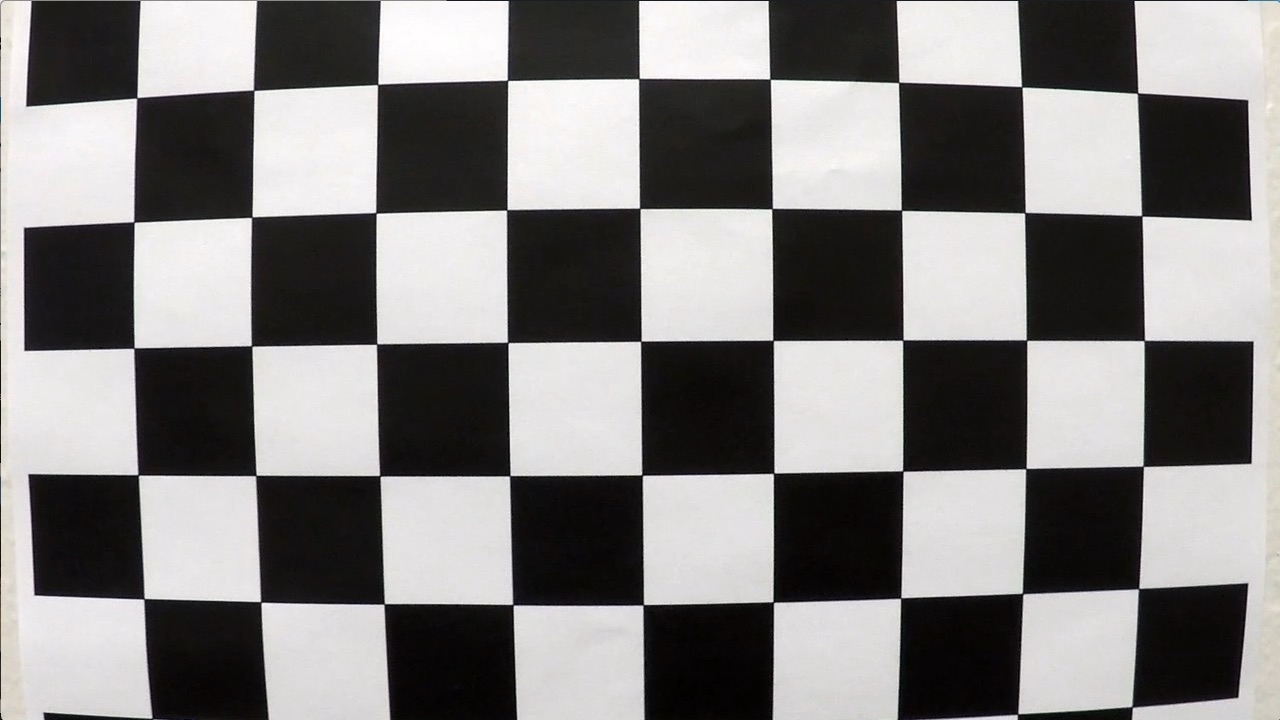
#> input picture camera_cal/calibration1.jpg, 1280 x 720 px; its folder holds 5 pictures in this run
$ jupyter execute --allow-errors Adv_Lane_Finding.ipynb   (shell and % lines are left out)   (Python 2 division)   (older library calls are emulated)
#> lines starting #> are read from the running program, lines starting #| are printed output that depends on the picture; after the words box and inside, x2 and y2 are one past the last pixel; in counts of white or black regions, pixels touching at a corner belong together
#> further down, img is the input picture: shape (720, 1280, 3); mean R, G, B 130.1, 128.4, 127.8
#> `ret,corners = cv2.findChessboardCorners(gray,(9,6),None)`: ret = False; corners = None
# Advanced Lane Finding

## Extracting images for camera calibration

[cell 1]
import glob
import matplotlib.pyplot as plt
import matplotlib.image as mpimg
import numpy as np
import cv2

images_list=glob.glob('./camera_cal/calibration*.jpg')

obj_pts = [] #3-D points in the real world space
img_pts = [] #2-D points on the image plane

objp = np.zeros((9*6,3),np.float32)
objp[:,:2] =np.mgrid[0:9,0:6].T.reshape(-1,2)

#> (the rest of this cell did not finish here and is left out)

### Undistort images

[cell 2]
test_img = mpimg.imread('./camera_cal/calibration1.jpg')
gray = cv2.cvtColor(test_img,cv2.COLOR_RGB2GRAY)
plt.figure()
plt.imshow(test_img)
ret,mtx,dist,rvecs,tvecs=cv2.calibrateCamera(obj_pts,img_pts,gray.shape[::-1],None,None)
#> ret = 0.68; mtx = [[1143.7, 0, 681.7], [0, 1109.2, 367.7], [0, 0, 1]]; dist = [[-0.515, 2.99, -0.00876, 0.00937, 1.41]]; rvecs = ([0.451, -0.252, 0.0361],); tvecs = ([-2.31, -0.422, 19.12],)
undistort = cv2.undistort(test_img,mtx,dist,None,mtx)
plt.figure()
plt.imshow(undistort)

## Color and Gradient Thrsholding

[cell 3]
def abs_sobel_thresh(img, orient='x', sobel_kernel=3, thresh=(0, 255)):
    gray = cv2.cvtColor(img,cv2.COLOR_RGB2GRAY)
    if orient == 'x':
        sobel = cv2.Sobel(gray,cv2.CV_64F,1,0,ksize=sobel_kernel)
    else:
        sobel = cv2.Sobel(gray,cv2.CV_64F,0,1,ksize=sobel_kernel)
    abs_sobel = np.absolute(sobel)
    scaled_sobel = np.uint8(255*abs_sobel/np.max(abs_sobel))
    binary_out = np.zeros_like(scaled_sobel)
    binary_out[(scaled_sobel >= thresh[0]) & (scaled_sobel <= thresh[1])] = 1
    return binary_out

def mag_thresh(img, sobel_kernel=3, mag_thresh=(0, 255)):
    gray = cv2.cvtColor(img,cv2.COLOR_RGB2GRAY)
    sobelx = cv2.Sobel(gray,cv2.CV_64F,1,0,ksize=sobel_kernel)
    sobely = cv2.Sobel(gray,cv2.CV_64F,0,1,ksize=sobel_kernel)
    grad_mag = np.sqrt((sobelx**2) + (sobely**2))
    scaled_gradmag = np.uint8(255*grad_mag/np.max(grad_mag))
    binary_out = np.zeros_like(scaled_gradmag)
    binary_out[(scaled_gradmag >= mag_thresh[0]) & (scaled_gradmag <= mag_thresh[1])] = 1
    return binary_out

def dir_threshold(img, sobel_kernel=3, thresh=(0, np.pi/2)):
    gray=cv2.cvtColor(img,cv2.COLOR_RGB2GRAY)
    sobelx=cv2.Sobel(gray,cv2.CV_64F,1,0,ksize=sobel_kernel)
    sobely=cv2.Sobel(gray,cv2.CV_64F,0,1,ksize=sobel_kernel)
    abs_sobelx=np.absolute(sobelx)
    abs_sobely=np.absolute(sobely)
    dir_grad=np.arctan2(abs_sobely,abs_sobelx)
    binary_out=np.zeros_like(dir_grad)
    binary_out[(dir_grad>=thresh[0]) & (dir_grad<=thresh[1])]=1
    return binary_out

def color_threshold(img,thresh1=(0,255),thresh2=(0,255)):
    hls_img = cv2.cvtColor(img,cv2.COLOR_RGB2HLS)
    s_channel = hls_img[:,:,2]
    s_binary = np.zeros_like(s_channel)
    s_binary[(s_channel >= thresh1[0]) & (s_channel <= thresh1[1])] = 1

    hsv_img = cv2.cvtColor(img,cv2.COLOR_RGB2HSV)
    v_channel = hsv_img[:,:,2]
    v_binary = np.zeros_like(v_channel)
    v_binary[(v_channel >= thresh2[0]) & (v_channel <= thresh2[1])] = 1

    binary_out = np.zeros_like(v_channel)
    binary_out[(s_binary == 1) & (v_binary == 1)] = 1
#     binary_out = s_binary

    return binary_out

# [5 lines of commented-out code are left out]

image = mpimg.imread('./test_images/test4.jpg')
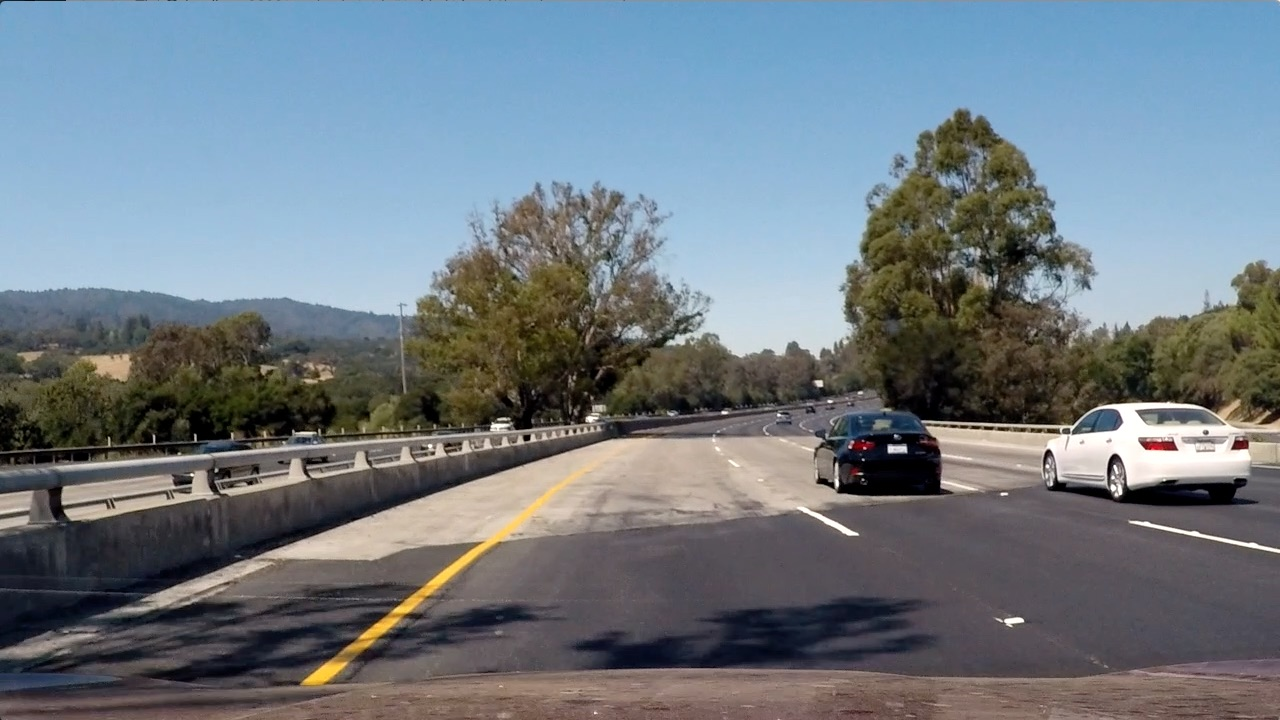
#> input picture test_images/test4.jpg, 1280 x 720 px
#> image is the input picture: shape (720, 1280, 3); mean R, G, B 112.2, 122.7, 130.9
plt.figure()
plt.imshow(image)
# Choose a Sobel kernel size
ksize = 5 # Choose a larger odd number to smooth gradient measurements

# Apply each of the thresholding functions
gradx = abs_sobel_thresh(image, orient='x', sobel_kernel=ksize, thresh=(10,100))
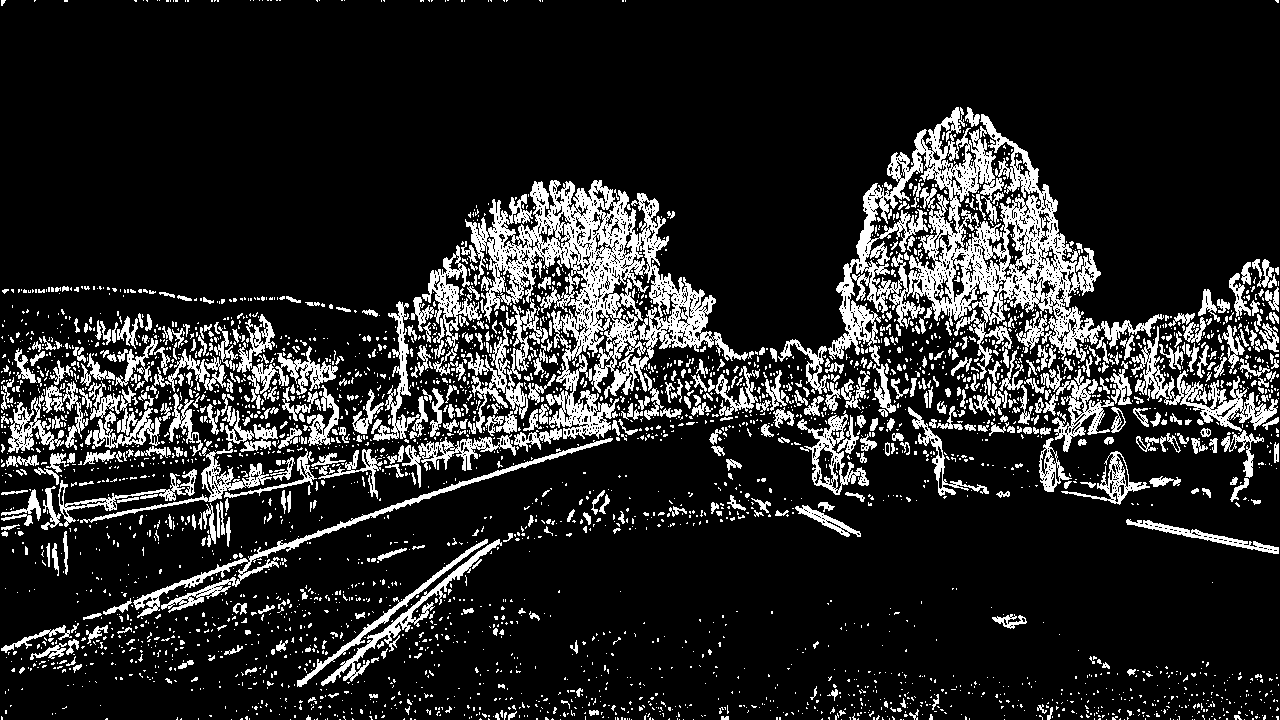
#> gradx: shape (720, 1280); values 0 (black) and 1 (white), 15.3% white; 3750 white regions (3180 under 20 px), largest, box (x1, y1, x2, y2) and area: (828, 107, 1164, 366) 24787, (465, 180, 748, 439) 21937, (133, 438, 613, 618) 3506
plt.figure()
plt.imshow(gradx,cmap='gray')
grady = abs_sobel_thresh(image, orient='y', sobel_kernel=ksize, thresh=(30,100))
#> grady: shape (720, 1280); values 0 (black) and 1 (white), 7.1% white in thin lines or dots
plt.figure()
plt.imshow(grady,cmap='gray')
mag_binary = mag_thresh(image, sobel_kernel=ksize, mag_thresh=(30,100))
#> mag_binary: shape (720, 1280); values 0 (black) and 1 (white), 10.1% white in thin lines or dots
plt.figure()
plt.imshow(mag_binary,cmap='gray')
dir_binary = dir_threshold(image, sobel_kernel=ksize, thresh=(0.7,1.3))
#> dir_binary: shape (720, 1280) float64; values 0 (black) and 1 (white), 35.7% white in thin lines or dots
plt.figure()
plt.imshow(dir_binary,cmap='gray')
color_binary = color_threshold(image,thresh1=(90,255), thresh2=(50,255))
#> in color_threshold, `hls_img = cv2.cvtColor(img,cv2.COLOR_RGB2HLS)`: hls_img: shape (720, 1280, 3); mean of channels 0, 1, 2 80.5, 121.4, 71.8
#> in color_threshold, `s_channel = hls_img[:,:,2]`:
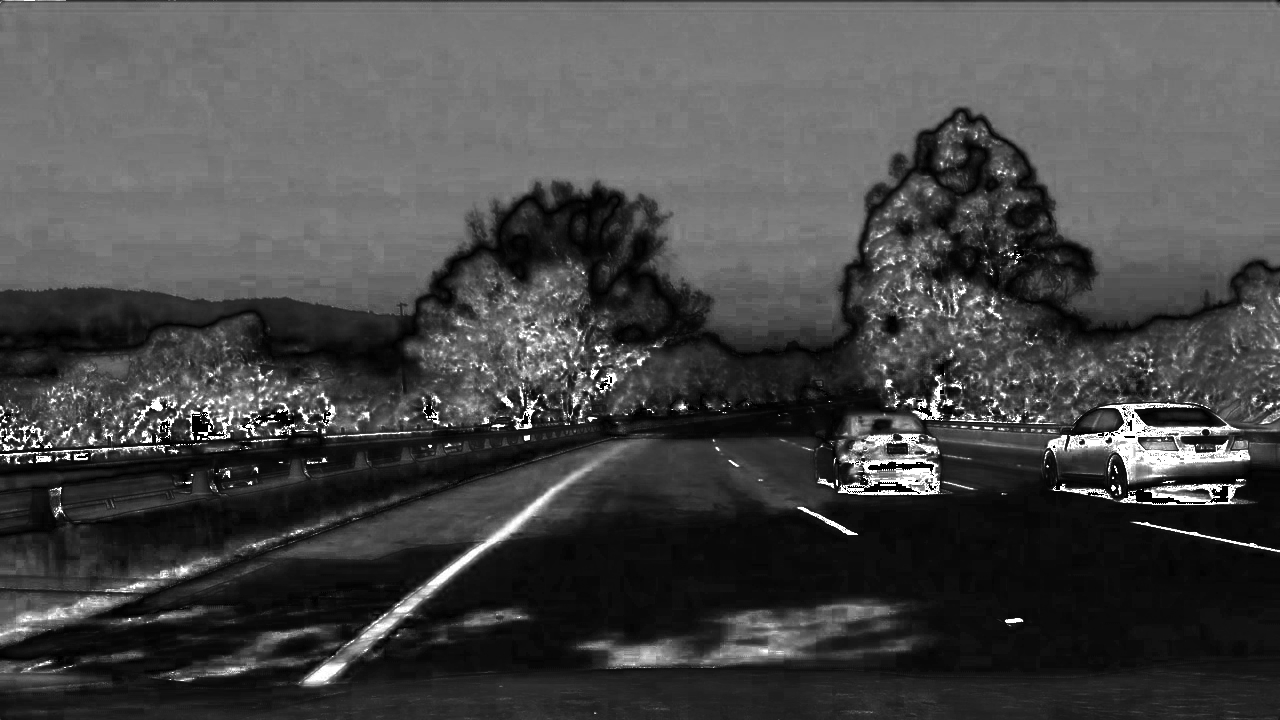
#> s_channel: shape (720, 1280); min 0, max 255, mean 71.8
#> in color_threshold, `hsv_img = cv2.cvtColor(img,cv2.COLOR_RGB2HSV)`: hsv_img: shape (720, 1280, 3); mean H, S, V 80.5, 71.4, 140.7
#> in color_threshold, `v_channel = hsv_img[:,:,2]`:
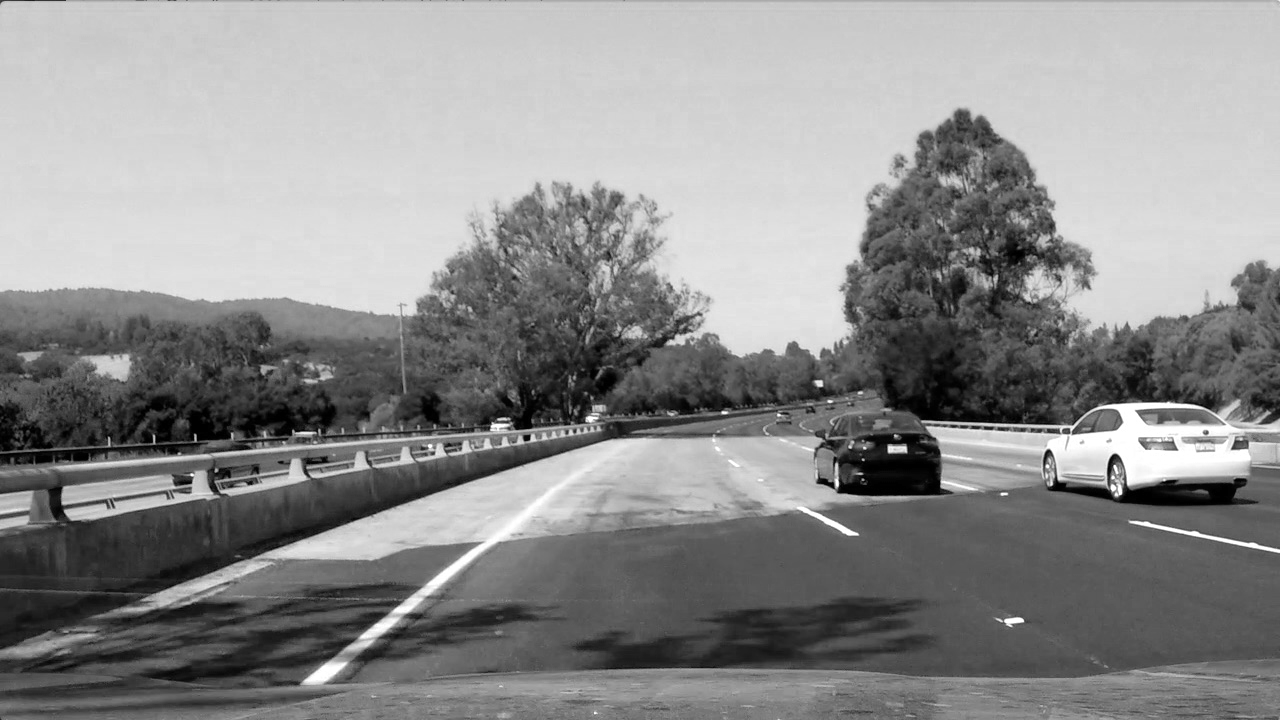
#> v_channel: shape (720, 1280); min 0, max 255, mean 140.7
#> color_binary: shape (720, 1280); values 0 (black) and 1 (white), 38.3% white; 988 white regions (853 under 20 px), largest, box (x1, y1, x2, y2) and area: (0, 1, 1280, 312) 316414, (407, 269, 583, 393) 7118, (939, 402, 1251, 484) 6750
plt.figure()
plt.imshow(color_binary,cmap='gray')

combined = np.zeros_like(color_binary)
combined[((gradx == 1) & (grady == 1) & (dir_binary == 1)) | (color_binary == 1)] = 1
plt.figure()
plt.imshow(combined,cmap='gray')
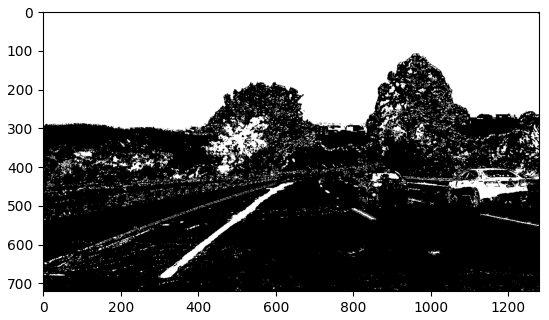
#> figure drawn by matplotlib, 1 panel
